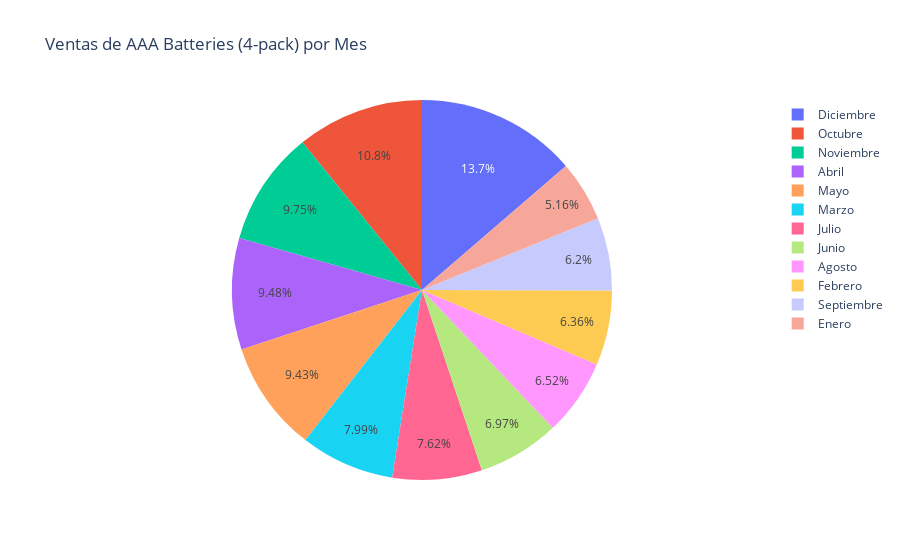

The cell this chart's notebook holds for it:
### Code cell
import plotly.express as px

# Filtrar el DataFrame para obtener solo las filas correspondientes al producto más vendido
producto_mas_vendido = "AAA Batteries (4-pack)"
ventas_producto_mas_vendido = datos_combinados[datos_combinados['Producto'] == producto_mas_vendido]

# Calcular la cantidad total de ventas de ese producto para cada mes
total_ventas_por_mes = ventas_producto_mas_vendido.groupby('Mes')['Cantidad Pedida'].sum().reset_index()

# Definir el orden de los meses
orden_meses = ['Enero', 'Febrero', 'Marzo', 'Abril', 'Mayo', 'Junio', 'Julio', 'Agosto', 'Septiembre', 'Octubre', 'Noviembre', 'Diciembre']

# Crear el gráfico de pastel
fig = px.pie(total_ventas_por_mes, names=orden_meses, values='Cantidad Pedida',
             title=f'Ventas de {producto_mas_vendido} por Mes',
             labels={'Cantidad Pedida': 'Total de Ventas'})

fig.show()

### Figure 1 — Plotly figure (JSON) as saved in the notebook; plotly's stock layout.template omitted (floating-point values rounded to 4 significant figures)
{"data": [{"domain": {"x": [0, 1], "y": [0, 1]}, "hovertemplate": "label=%{label}<br>Total de Ventas=%{value}<extra></extra>", "labels": ["Enero", "Febrero", "Marzo", "Abril", "Mayo", "Junio", "Julio", "Agosto", "Septiembre", "Octubre", "Noviembre", "Diciembre"], "legendgroup": "", "name": "", "showlegend": true, "type": "pie", "values": [1600, 1971, 2477, 2936, 2923, 2161, 2361, 2019, 1922, 3357, 3021, 4238]}], "layout": {"legend": {"tracegroupgap": 0}, "title": {"text": "Ventas de AAA Batteries (4-pack) por Mes"}}}
